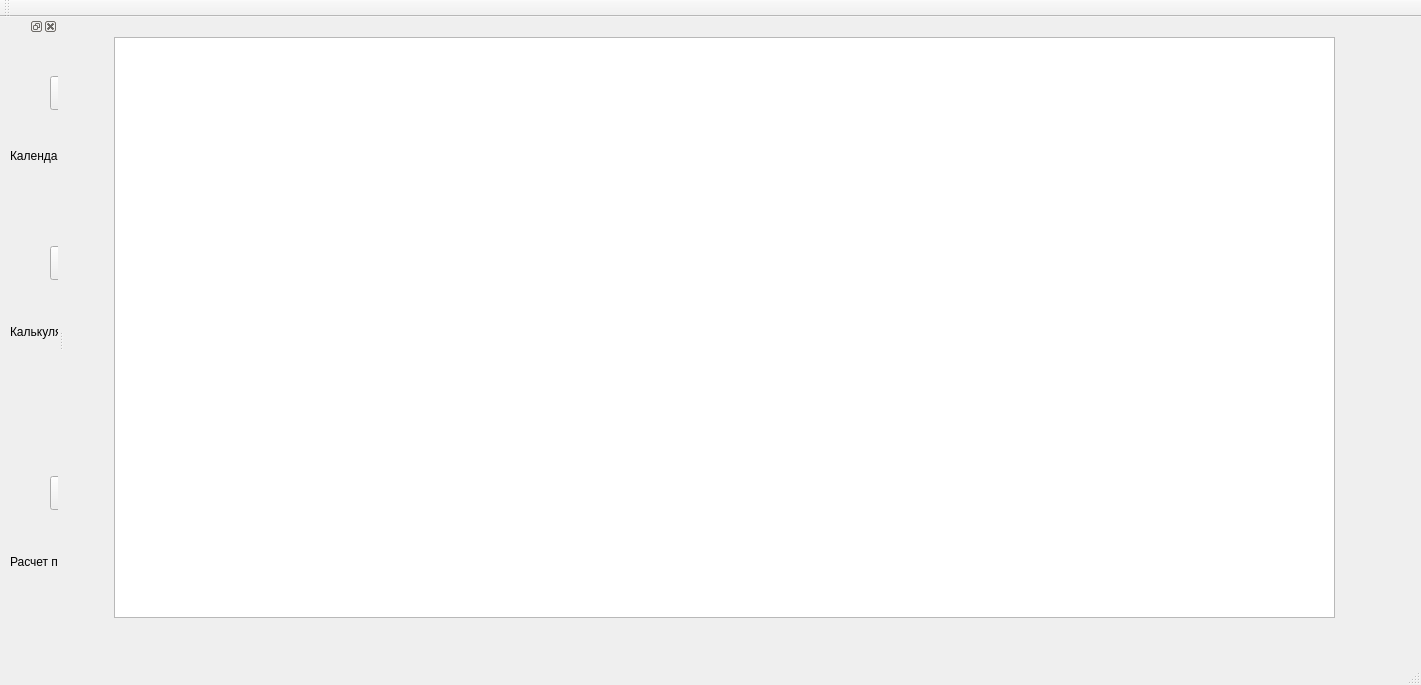
<?xml version="1.0" encoding="UTF-8"?>
<ui version="4.0">
 <class>MainWindow</class>
 <widget class="QMainWindow" name="MainWindow">
  <property name="geometry">
   <rect>
    <x>0</x>
    <y>0</y>
    <width>1421</width>
    <height>685</height>
   </rect>
  </property>
  <property name="windowTitle">
   <string>Определение потребности в МТР на год</string>
  </property>
  <widget class="QWidget" name="centralWidget">
   <widget class="QTableView" name="tableView">
    <property name="geometry">
     <rect>
      <x>50</x>
      <y>20</y>
      <width>1221</width>
      <height>581</height>
     </rect>
    </property>
   </widget>
  </widget>
  <widget class="QMenuBar" name="menuBar">
   <property name="geometry">
    <rect>
     <x>0</x>
     <y>0</y>
     <width>1421</width>
     <height>31</height>
    </rect>
   </property>
  </widget>
  <widget class="QToolBar" name="mainToolBar">
   <attribute name="toolBarArea">
    <enum>TopToolBarArea</enum>
   </attribute>
   <attribute name="toolBarBreak">
    <bool>false</bool>
   </attribute>
  </widget>
  <widget class="QStatusBar" name="statusBar"/>
  <widget class="QDockWidget" name="dockWidget">
   <attribute name="dockWidgetArea">
    <number>1</number>
   </attribute>
   <widget class="QWidget" name="dockWidgetContents">
    <widget class="QPushButton" name="pushButton">
     <property name="geometry">
      <rect>
       <x>50</x>
       <y>40</y>
       <width>51</width>
       <height>34</height>
      </rect>
     </property>
     <property name="text">
      <string/>
     </property>
    </widget>
    <widget class="QPushButton" name="pushButton_2">
     <property name="geometry">
      <rect>
       <x>50</x>
       <y>210</y>
       <width>51</width>
       <height>34</height>
      </rect>
     </property>
     <property name="text">
      <string/>
     </property>
    </widget>
    <widget class="QLabel" name="label">
     <property name="geometry">
      <rect>
       <x>10</x>
       <y>110</y>
       <width>151</width>
       <height>19</height>
      </rect>
     </property>
     <property name="text">
      <string>Календарный план</string>
     </property>
    </widget>
    <widget class="QLabel" name="label_2">
     <property name="geometry">
      <rect>
       <x>10</x>
       <y>260</y>
       <width>151</width>
       <height>71</height>
      </rect>
     </property>
     <property name="acceptDrops">
      <bool>false</bool>
     </property>
     <property name="autoFillBackground">
      <bool>false</bool>
     </property>
     <property name="text">
      <string>Калькуляция затрат МТР</string>
     </property>
     <property name="wordWrap">
      <bool>true</bool>
     </property>
    </widget>
    <widget class="QPushButton" name="pushButton_3">
     <property name="geometry">
      <rect>
       <x>50</x>
       <y>440</y>
       <width>51</width>
       <height>34</height>
      </rect>
     </property>
     <property name="text">
      <string/>
     </property>
    </widget>
    <widget class="QLabel" name="label_3">
     <property name="geometry">
      <rect>
       <x>10</x>
       <y>490</y>
       <width>151</width>
       <height>71</height>
      </rect>
     </property>
     <property name="acceptDrops">
      <bool>false</bool>
     </property>
     <property name="autoFillBackground">
      <bool>false</bool>
     </property>
     <property name="text">
      <string>Расчет потребности в МТР</string>
     </property>
     <property name="wordWrap">
      <bool>true</bool>
     </property>
    </widget>
   </widget>
  </widget>
 </widget>
 <layoutdefault spacing="6" margin="11"/>
 <resources/>
 <connections/>
</ui>
